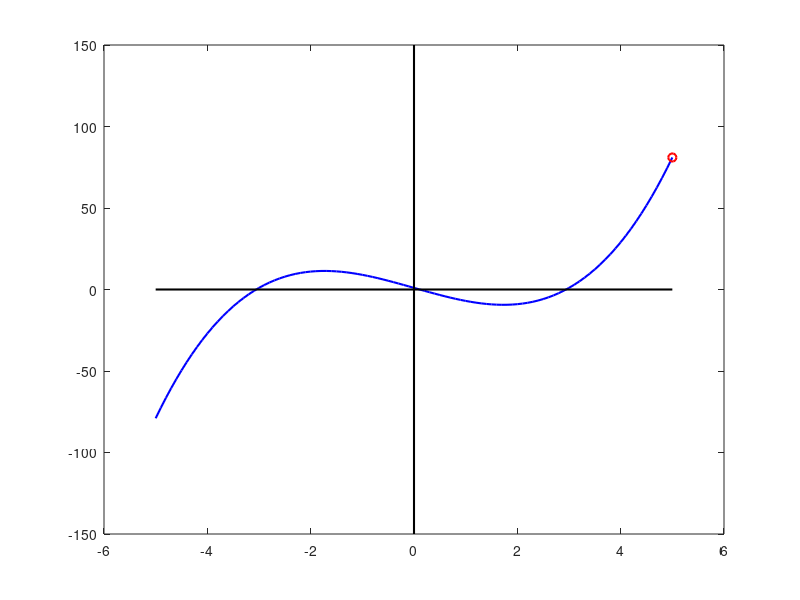

Reproduce this figure in MATLAB. (Note: this script raises an error after producing the figure.)
%Find out Bisection method

clc
clear all
clear fig
f=@(x) x.^3-9*x+1;
disp('Enter two interval a & b');
a=input('Enter the value of a= ');
b=input('Enter the  value of b= ');
n=input('Enter number of iterations n= ');
tollerance=0.0001;
fa=f(a);
fb=f(b);
if(fa*fb>0)
    fprintf('There is no root between %f & %f',a,b);
elseif(fa==0)
    fprintf('The root is %d',a);
elseif(fb==0)
    fprintf('The root is %d',b);
else
    fprintf('The root lies between %d and %d\n',a,b);
end
disp('No. iteration         Root        Functional Value');
for(i=2:n)
    r=(a+b)/2;
    fr=f(r);
    if(fa*fr<0)
        b=r;
    elseif(fb*fr<0)
        a=r;
    end
    nr(1)=0;
    nr(i)=r;
    if(abs((nr(i)-nr(i-1))/nr(i))<tollerance)
        break
    end
    fprintf('\n\t%d\t\t%f\t\t%f\n',i,r,fr);
end
fprintf('The root is x=%f',r);


x=-5:0.1:5;
plot(x,x.^3-9*x+1,'b','linewidth',1.5)
hold on
plot(r,fr,'or','linewidth',1.5)
plot([min(x),max(x)],[0,0],'k','linewidth',1.5)
plot([0,0],[-150,150],'k','linewidth',1.5)
h=legend('Graph of a original function',' Real root of a given function',2);
hold off
xlabel('x-axis','FontSize',14)
ylabel('y-axis','FontSize',14)